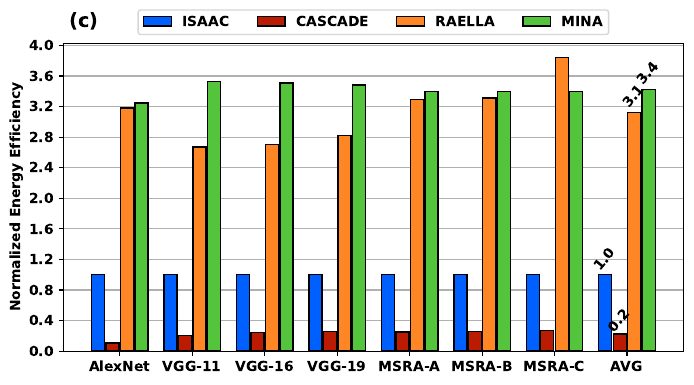

The Python source for this figure:
import numpy as np
import pandas as pd
import matplotlib.pyplot as plt
from matplotlib import rcParams

W = 0.1
ALPHA = 50
rcParams['font.weight'] = 'bold'

df_ISAAC = pd.read_csv('../results/ISAAC_TT.csv')
df_CASCADE = pd.read_csv('../results/CASCADE.csv')
df_RAELLA = pd.read_csv('../results/RAELLA_TT.csv')
df_ResPIM = pd.read_csv('../results/ResPIM.csv')

normalized_ee_ISAAC = np.divide(df_ISAAC['energy_efficiency'], df_ISAAC['energy_efficiency'])
normalized_ee_CASCADE = np.divide(df_CASCADE['energy_efficiency'], df_ISAAC['energy_efficiency'])
normalized_ee_RAELLA = np.divide(df_RAELLA['energy_efficiency'], df_ISAAC['energy_efficiency'])
normalized_ee_ResPIM = np.divide(df_ResPIM['energy_efficiency'], df_ISAAC['energy_efficiency'])

x = list(df_ISAAC['dnn'])
x_axis = np.arange(len(x))

plt.figure(figsize=(8, 4))
ax = plt.axes()
ax.set_axisbelow(True)
plt.grid(axis='y')

plt.bar(x_axis - 3 * W, normalized_ee_ISAAC, 1.8 * W, label='ISAAC', color='#0060FF', edgecolor='black')
plt.text(len(x) - 1 - 3 * W, 1.05 * normalized_ee_ISAAC[len(x) - 1], round(normalized_ee_ISAAC[len(x) - 1], 1), ha='center', rotation=ALPHA)

plt.bar(x_axis - W, normalized_ee_CASCADE, 1.8 * W, label='CASCADE', color='#BA1B01', edgecolor='black')
plt.text(len(x) - 1 - W, 1.1 * normalized_ee_CASCADE[len(x) - 1], round(normalized_ee_CASCADE[len(x) - 1], 1), ha='center', rotation=ALPHA)

plt.bar(x_axis + W, normalized_ee_RAELLA, 1.8 * W, label='RAELLA', color='#FF8624', edgecolor='black')
plt.text(len(x) - 1 + W, 1.02 * normalized_ee_RAELLA[len(x) - 1], round(normalized_ee_RAELLA[len(x) - 1], 1), ha='center', rotation=ALPHA)

plt.bar(x_axis + 3 * W, normalized_ee_ResPIM, 1.8 * W, label='MINA', color='#53C43C', edgecolor='black')
plt.text(len(x) - 1 + 3 * W, 1.02 * normalized_ee_ResPIM[len(x) - 1], round(normalized_ee_ResPIM[len(x) - 1], 1), ha='center', rotation=ALPHA)

plt.xticks(x_axis, x)
plt.yticks(np.arange(0, 4.4, 0.4))
plt.text(-0.7, 4.24, '(c)', fontsize=14)
plt.ylabel('Normalized Energy Efficiency', weight='bold')
plt.legend(loc='upper center', bbox_to_anchor=(0.5, 1.13), ncol=4)
plt.savefig('nee.pdf', bbox_inches='tight')
plt.show()
